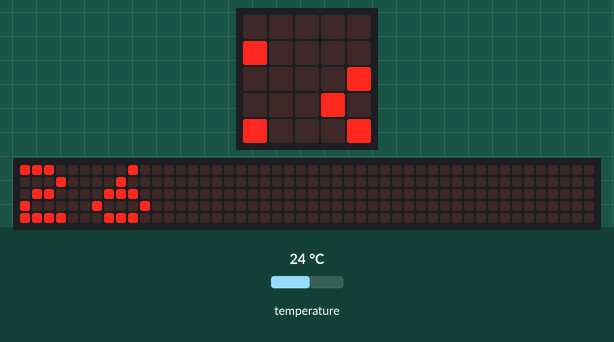
Recording of a program running on a simulated BBC micro:bit (MakeCode). Shown: the board's 5×5 LED display, a strip that is not on the board, showing the scrolling text unrolled. The inputs (shaded band) are chosen by the test bench; at power-on: temperature 24 °C. The 48×5 strip is a reading aid, not a part: it shows the text the display is scrolling, unrolled, one strip-width of it at a time.

Above: at 1.27 s.
1.3 s: temperature set to 9 °C
At 3.1 s:
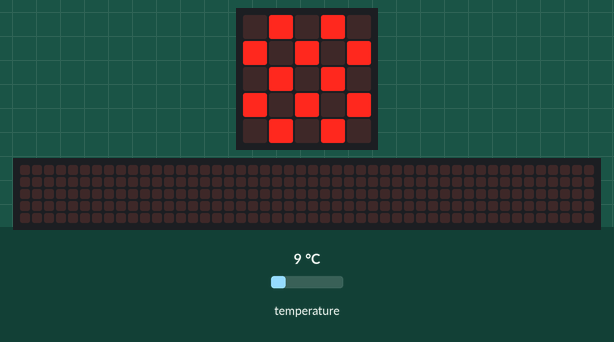
4.8 s: temperature set to 12 °C
At 6.5 s:
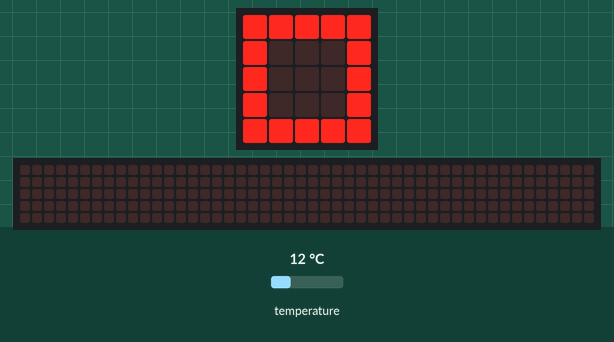
8.1 s: temperature set to 19 °C
At 10.03 s:
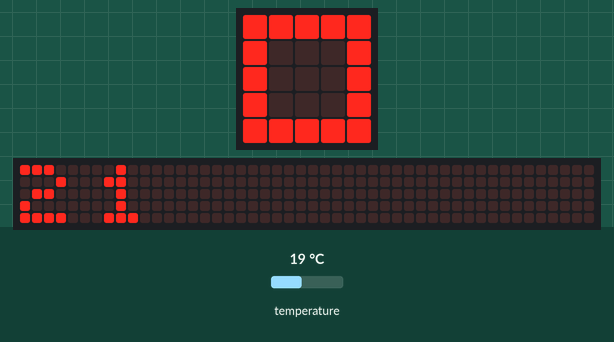

Measured:
- after the input at 1.3 s, the display: first differs from a run without the input after 1.4 s (image 1)
- after the input at 4.8 s, the display: first differs from a run without the input after 1.2 s (image 2)
- what the display in image 1 shows lasts 0.6 s, from 2.7 s to 3.3 s

The program:

main.ts
```typescript
basic.forever(function () {
    basic.showNumber(input.temperature() + 2)
    if (input.temperature() < 10) {
        basic.showIcon(IconNames.Chessboard)
    }
    if (input.temperature() > 10) {
        basic.showIcon(IconNames.Square)
    }
})
```

test.ts
```typescript
// aquí va el archivo "tests"; esto no se compilará cuando este paquete se utilice como una extensión.
```
